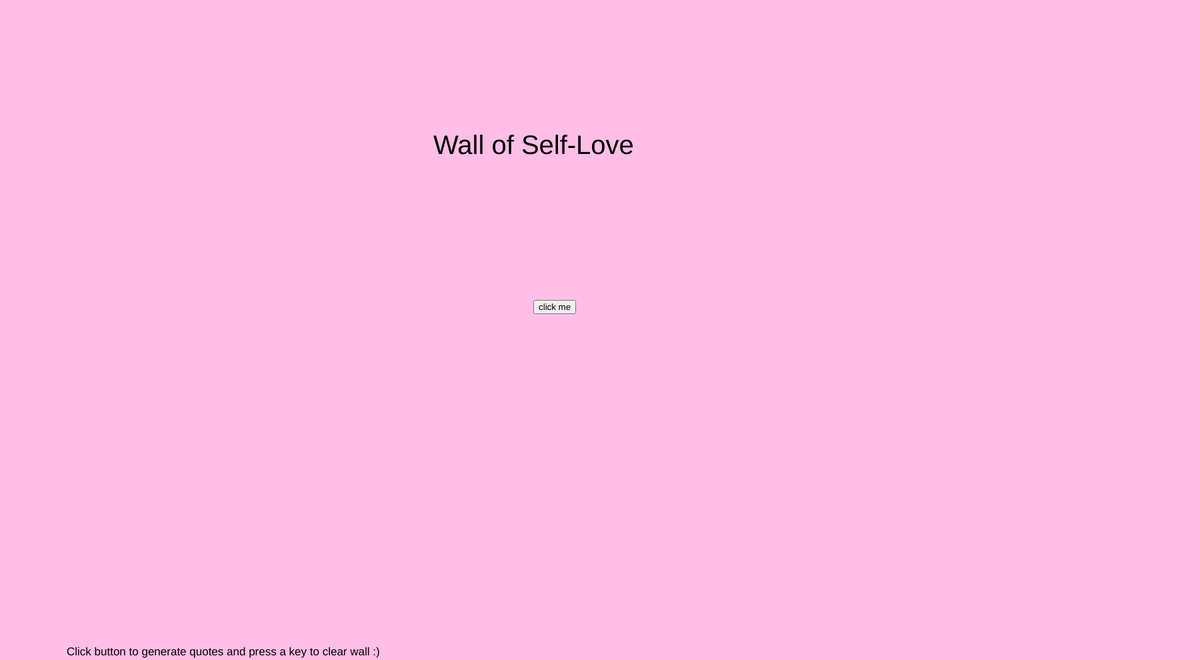
Frame 1 (no input)
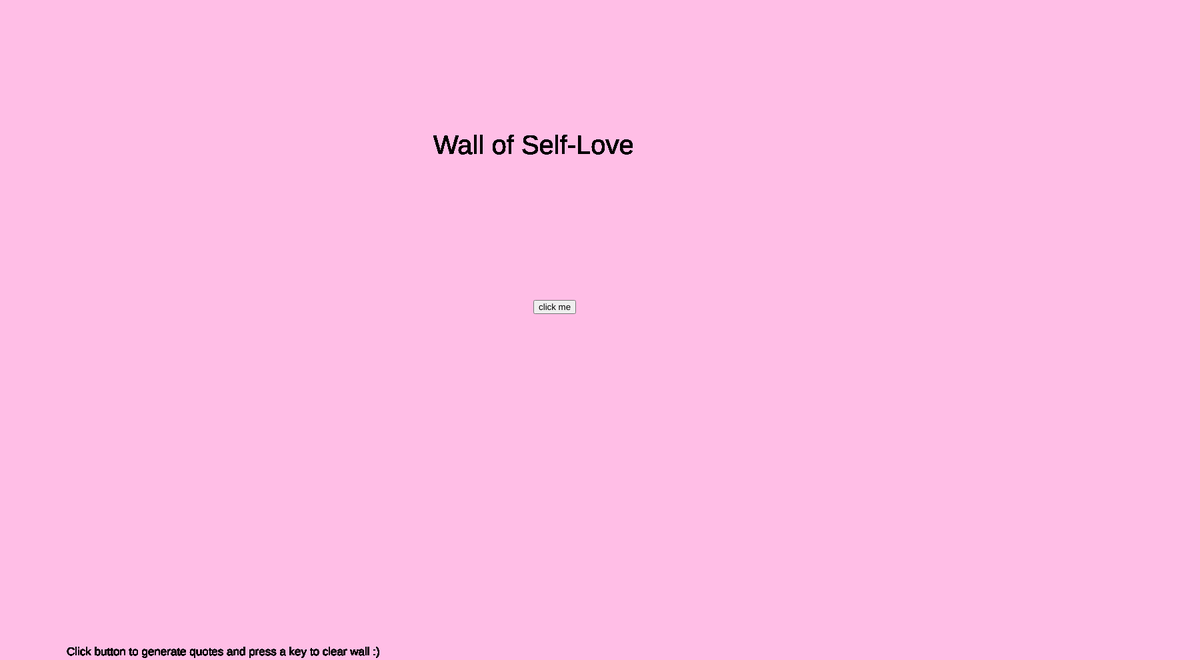
Frame 60 (no input)
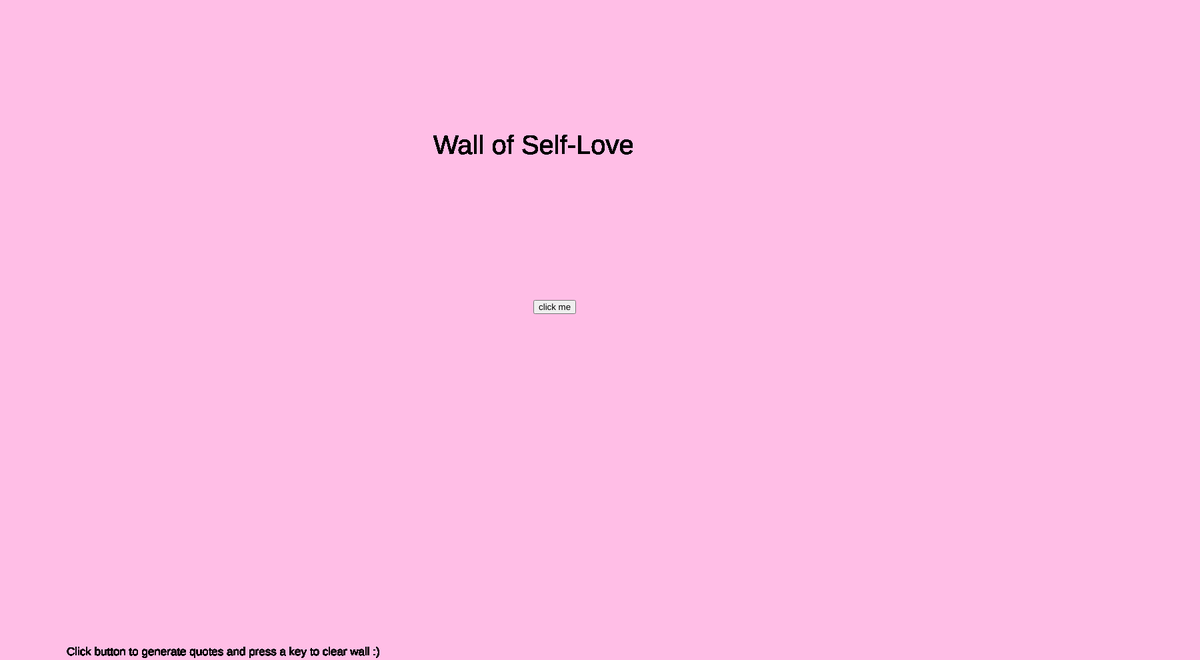
Frame 120 (the mouse pressed at the canvas centre since frame 60)

The p5.js sketch that drew these frames (run headless with seeded random() and noise() and a simulated clock; from frame 60 on, the mouse is pressed at the canvas centre):

// p5.js sketch
// ── sketch.js
var button;

var words = [
  "Self-care isn't selfish",
  "Your mind must arrive at the destination before your life does",
  "Self love is the best love",
  "a quotea quotea quotea quotea quote",
  "another quote another quoteanother quoteanother quote"
  ];

function setup() {
  createCanvas(1800, 990);
  background(255, 190, 230);
  button = createButton('click me');
  button.position(800, 450);
  button.mousePressed(changeWord);
}

function draw() {

  var title = 'Wall of Self-Love';
  text(title, 650, 200, textSize(40));

  var instructions = 'Click button to generate quotes and press a key to clear wall :)';
  text(instructions, 100, 970, textSize(17));


  if (keyIsPressed === true) {
    background(255, 190, 230);
  }
}


function changeWord() {
 var word = random(words);

 textSize(15);
 text(word, random(1600),random(900), 150, 150);
}

// ── test.js
var randomWordGenerator = function (number) {
	  var word = '';

	  var alphabet = ['a','b','c','d','e','f','g','h','i','j','k','l','m','n','o','p','q','r','s','t','u','v','w','x','y','z'];

	  for (var i = 0; i < number; i++) {
	    word += alphabet[Math.floor(Math.random() * alphabet.length)];
	  }

	  return word;
	};

	console.log(randomWordGenerator(5));
